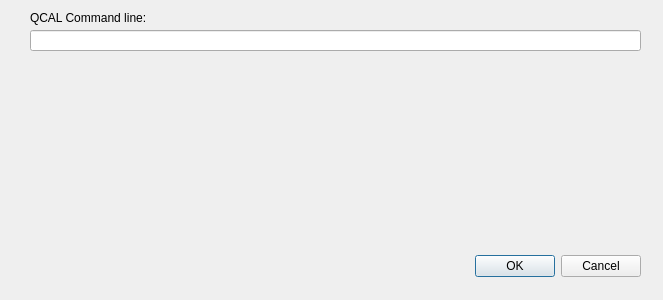
<?xml version="1.0" encoding="UTF-8"?>
<ui version="4.0">
 <class>RunDlg</class>
 <widget class="QDialog" name="RunDlg">
  <property name="geometry">
   <rect>
    <x>0</x>
    <y>0</y>
    <width>663</width>
    <height>300</height>
   </rect>
  </property>
  <property name="windowTitle">
   <string>Dialog</string>
  </property>
  <widget class="QDialogButtonBox" name="buttonBox">
   <property name="geometry">
    <rect>
     <x>300</x>
     <y>250</y>
     <width>341</width>
     <height>32</height>
    </rect>
   </property>
   <property name="orientation">
    <enum>Qt::Horizontal</enum>
   </property>
   <property name="standardButtons">
    <set>QDialogButtonBox::Cancel|QDialogButtonBox::Ok</set>
   </property>
  </widget>
  <widget class="QLineEdit" name="cmdlineLE">
   <property name="geometry">
    <rect>
     <x>30</x>
     <y>30</y>
     <width>611</width>
     <height>21</height>
    </rect>
   </property>
   <property name="font">
    <font>
     <family>Consolas</family>
     <pointsize>12</pointsize>
    </font>
   </property>
  </widget>
  <widget class="QLabel" name="label">
   <property name="geometry">
    <rect>
     <x>30</x>
     <y>10</y>
     <width>171</width>
     <height>16</height>
    </rect>
   </property>
   <property name="text">
    <string>QCAL Command line:</string>
   </property>
  </widget>
 </widget>
 <resources/>
 <connections>
  <connection>
   <sender>buttonBox</sender>
   <signal>accepted()</signal>
   <receiver>RunDlg</receiver>
   <slot>accept()</slot>
   <hints>
    <hint type="sourcelabel">
     <x>248</x>
     <y>254</y>
    </hint>
    <hint type="destinationlabel">
     <x>157</x>
     <y>274</y>
    </hint>
   </hints>
  </connection>
  <connection>
   <sender>buttonBox</sender>
   <signal>rejected()</signal>
   <receiver>RunDlg</receiver>
   <slot>reject()</slot>
   <hints>
    <hint type="sourcelabel">
     <x>316</x>
     <y>260</y>
    </hint>
    <hint type="destinationlabel">
     <x>286</x>
     <y>274</y>
    </hint>
   </hints>
  </connection>
 </connections>
</ui>
